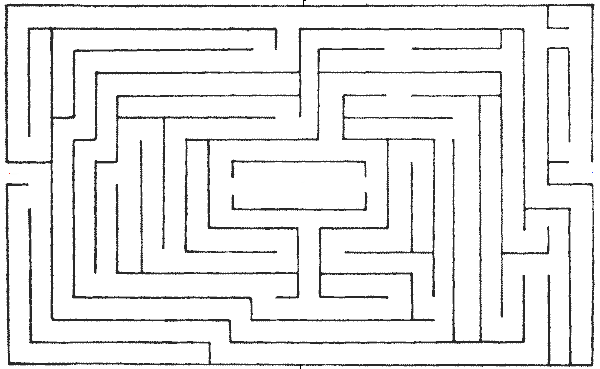
#> input picture photo.png, 600 x 369 px
$ python astar.py photo.png out.png   (Python 2 division)
#> lines starting #> are read from the running program, lines starting #| are printed output that depends on the picture
import heapq
import time
import sys
import Image
import math
import pdb

t_start = time.time()

preprocessRadio = 10

"""debugger"""
def info(type, value, tb):
   if hasattr(sys, 'ps1') or not sys.stderr.isatty():
      # we are in interactive mode or we don't have a tty-like
      # device, so we call the default hook
      sys.__excepthook__(type, value, tb)
   else:
      import traceback
      # we are NOT in interactive mode, print the exception...
      traceback.print_exception(type, value, tb)
      print
      # ...then start the debugger in post-mortem mode.
      pdb.pm()
sys.excepthook = info

"""pre-process"""
def preprocess(image):
    base_pixels = image.load()
    width,height = image.size
    new_pixels = [[(255,255,255) for x in xrange(height)] for x in xrange(width)]
    for y in range(height):
        for x in range(width):
            if not isWalkable(base_pixels[x,y]):
                for xi in range(-preprocessRadio,preprocessRadio+1):
                    for yi in range(-preprocessRadio,preprocessRadio+1):
                        if (x+xi >= 0 and x+xi< width and y+yi>= 0 and y+yi < height):
                            new_pixels[x+xi][y+yi] = (0,0,0)
            if isred(base_pixels[x,y]):
                new_pixels[x][y] = (255,0,0)
            if isblue(base_pixels[x,y]):
                new_pixels[x][y] = (0,0,255)
    return new_pixels

"""pos start"""
def define_start(image):
    base_pixels = image.load()
    width,height = image.size

    for x in range(width):
        if iswhite(base_pixels[x, 0]):
            global start
            start = (x, 0)

def define_end(image):
    base_pixels = image.load()
    width,height = image.size

    for x in range(width):
        if iswhite(base_pixels[x, height-1]):
            global end
            end = (x, height-1)

"""color start"""
def define_color_start_end(image):
    base_pixels = image.load()
    width,height = image.size

    for y in range(height):
        for x in range(width):
            if isblue(base_pixels[x,y]):
                global start
                start = (x,y)
            if isred(base_pixels[x,y]):
                global end
                end = (x,y)

def isblue(value):
    r,g,b = value
    return r < 128 and g < 128 and b > 128

def isred(value):
    r,g,b = value
    return r > 128 and g < 128 and b < 128

def iswhite(value):
    r, g, b = value
    return r > 128 and g > 128 and b > 128

def isWalkable(value):
    r, g, b = value
    return r > 128 or g > 128 or b > 128

def astar(start_node, target_node):
    """The A* pathfinding algorithm"""
    global closed
    closed = set()
    open_set = set()
    open = []
    """ensure start_node is terminating node in path reconstruction"""
    if hasattr(start_node, '_came_from'):
        del start_node._came_from

    h = start_node._h = start_node.heuristic(target_node)
    g = start_node._g = 0
    f = start_node._h

    start_triplet = [f, h, start_node]
    heapq.heappush(open, start_triplet)
    open_d = {start_node: start_triplet}
    while open:
        f, h, node = heapq.heappop(open)
        del open_d[node]
        if node == target_node:
            return reconstruct_path(node)
        closed.add(node)
        for neighbor in node.get_neighbors():
            if neighbor in closed:
                continue

            tentative_g = node._g + node.move_cost(neighbor)
            if neighbor not in open_d:
                neighbor._came_from = node
                neighbor._g = tentative_g
                h = neighbor._h = neighbor.heuristic(target_node)
                d = open_d[neighbor] = [tentative_g + h, h, neighbor]
                heapq.heappush(open, d)
            else:
                neighbor = open_d[neighbor][2]
                if tentative_g < neighbor._g:
                    neighbor._came_from = node
                    neighbor._g = tentative_g
                    open_d[neighbor][0] = tentative_g + neighbor._h
                    heapq.heapify(open)

    """ there is no path"""
    return None

def reconstruct_path(target_node):
    path = []
    node = target_node
    while hasattr(node, '_came_from'):
        path.append(node)
        node = node._came_from
    return reversed(path)

"""heuristic"""
def manhattan(pos1, pos2):
    return sum(abs(a - b) for a, b in zip(pos1, pos2))

"""nodes"""
class RectNode(object):
    __slots__ = ('walkable', 'neighbor_gen', '_move_cost', 'pos',
        'default_walkable', '_heuristic',
        '_came_from', '_h', '_g')
    def __init__(self, pos,
            move_cost=1, walkable=None, default_walkable=True,
            neighbor_gen=None, heuristic=manhattan):
        """Create a RectNode
        with position `pos` and that generates neighbors by calling
        `neighbor_gen` with similar arguments
        `move_cost` is a constant cost for moving directly from one node to
            the next
        `walkable` is a map from position->walkable for any tile position
            if a position is not in `walkable`, it is assumed
            `default_walkable` (default_walkable is True by default)"""
        if walkable is None:
            walkable = {}
        self.walkable = walkable
        if neighbor_gen is None:
            neighbor_gen = type(self)
        self.neighbor_gen = neighbor_gen
        self._move_cost = move_cost
        self.pos = pos
        self.default_walkable = default_walkable
        self._heuristic = heuristic

    def __hash__(self):
        return hash(self.pos)

    def __eq__(self, o):
        return self.pos == o.pos

    def _get_x(self):
        return self.pos[0]

    def _get_y(self):
        return self.pos[1]

    x = property(fget=_get_x)
    y = property(fget=_get_y)

    def get_neighbors(self):
        """Get all the traversable neighbor nodes
        use neighbor_gen to generate nodes given positions"""
        for i in ((1,0), (-1,0), (0, 1), (0, -1)):
            pos = self.x - i[0], self.y - i[1]
            if self.walkable.get(pos, self.default_walkable):
                yield self.neighbor_gen(pos, walkable=self.walkable,
                        default_walkable=self.default_walkable,
                        neighbor_gen=self.neighbor_gen,
                        heuristic=self._heuristic)

    def heuristic(self, node):
        return self._heuristic(self.pos, node.pos)

    def move_cost(self, node):
        return self._move_cost


"""load file"""

def read_tiles(image, pixels):
    """Read file `f` and yield (position, char) tuples"""
    if pixels == None:
        base_pixels = image.load()
    else:
        base_pixels = pixels
    width,height = image.size

    for y in range(height):
        for x in range(width):
            yield (x, y), base_pixels[x][y]

def file_to_tile(image, start, end, pixels = None):
    walkable = {}
    start_pos = target_pos = None
    for pos, pixel in read_tiles(image, pixels):
        if pos == start:
            start_pos = pos
        elif pos == end:
            target_pos = pos
        elif not isWalkable(pixel):
            walkable[pos] = False

    w,h = image.size
    for x in range(w):
        walkable[(x, -1)] = False
        walkable[(x, h)] = False
    for y in range(h):
        walkable[-1, y] = False
        walkable[w, y] = False

    start_node = RectNode(start_pos,
        walkable=walkable, heuristic=manhattan)
    if target_pos is None:
        target_node = None
    else:
        target_node = RectNode(target_pos,
            walkable=walkable, heuristic=manhattan)
    return start_node, target_node


# invoke: python mazesolver.py <mazefile> <outputfile>[.jpg|.png|etc.]
base_img = Image.open(sys.argv[1])
#> base_img is the input picture: PIL image 600x369 RGB; mean R, G, B 236.4, 236.4, 236.4
define_color_start_end(base_img)
"""
define_start(base_img)
define_end(base_img)
"""
pixels = preprocess(base_img)

debug_img = Image.open(sys.argv[1])
debug_pixels = debug_img.load()
w,h = debug_img.size
for y in range(h):
    for x in range(w):
        debug_pixels[x,y] = pixels[x][y]

debug_img.save("debug.png")
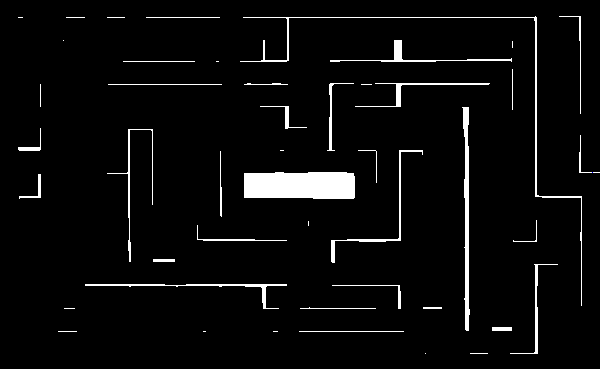
#> saved as debug.png: PIL image 600x369 RGB; mean R, G, B 10.9, 10.9, 10.9


s,t = file_to_tile(base_img, start, end, pixels)
#> the loop in file_to_tile, `for pos, pixel in read_tiles(image, pixels):` made 221400 passes
#> pos on passes 1 to 3: (0, 0), (1, 0), (2, 0)
path = astar(s,t)

path_img = Image.open(sys.argv[1])
path_pixels = path_img.load()

if (path):
    green = (0,255,0)
    red = (255,0,0)
    blue = (0,0,255)
    for c in closed:
        x,y = c.pos
        #path_pixels[x,y] = (66,99,66)

    for position in path:
        x,y = position.pos
        #pdb.set_trace()
        path_pixels[x,y] = green


    path_pixels[start[0], start[1]] = blue
    path_pixels[end[0], end[1]] = red

    path_img.save(sys.argv[2])
else:
    print "Error"

t_end = time.time()

print math.floor(t_end - t_start)
